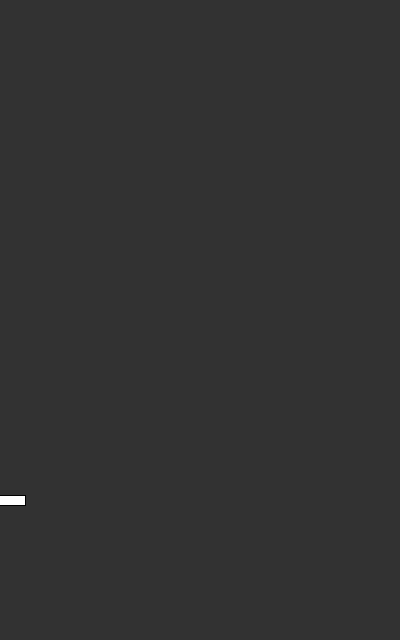
Frame 1 (no input)
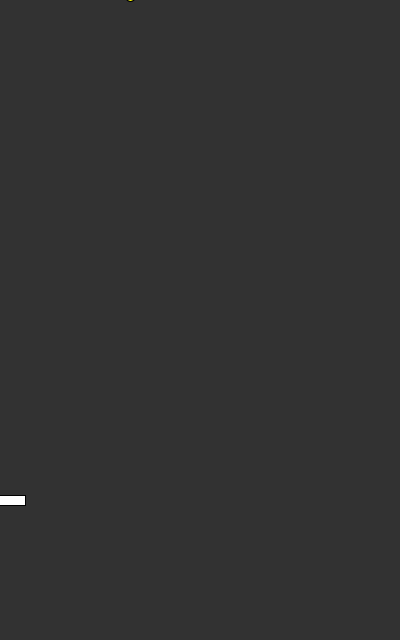
Frame 60 (the mouse pressed at the canvas centre just before this capture)
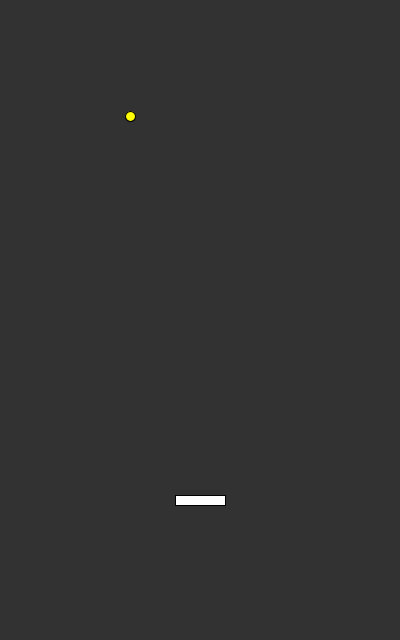
Frame 120 (the mouse held since frame 60 and released just before this capture)

The Processing sketch that drew these frames (run headless with seeded random() and noise(); from frame 60 on, the mouse is pressed at the canvas centre):

// Processing sketch: CatcherTutorialLevel3A3
// ── CatcherTutorialLevel3A3.pde
float playerPosX;
Game game;

void setup() {
  size(400, 640);
  game = new Game();
}

void draw() {
  background(50);
  if (mousePressed) {
    playerPosX = mouseX;
  }
  game.execute();
}
// ── Catcher.pde
class Catcher {
  PShape c;
  float yPos;
  float xPos;

  public Catcher( ) {
    rectMode(CENTER);
    fill(255);
    c = createShape(RECT, 0, 0, 50, 10);
    yPos = 500;
  }

  void draw() {
    xPos = playerPosX;
    shape(c, xPos, yPos);
  }
}
// ── Coin.pde
class Coin {
  PShape c;
  float xPos;

  public Coin() {
    ellipseMode(CENTER);
    c = createShape(ELLIPSE, 0, 0, 10, 10);
    c.setFill(color(255, 255, 0));
    xPos = random(10, 400-10);
  }

  void display( ) {
    shape(c, xPos, -10);
    c.translate(0, 2);
  }
}
// ── Game.pde
import java.util.Stack;

class Game {

  ArrayList<Coin> coinListInGame = new ArrayList<Coin>();
  Stack<Coin> waitingStack = new Stack();

  Catcher catcher;

  int interval = 1000;
  int savedTime = millis();

  public Game () {
    catcher = new Catcher();
    for (int i = 0; i < 6; i++) {
      Coin coin = new Coin();
      waitingStack.push(coin);
    }
  }


  void execute() {
    catcher.draw();
    if (isTimeForNextOne() && !waitingStack.isEmpty()) {
      Coin newCoin = waitingStack.pop();
      coinListInGame.add(newCoin);
    }

    for (int i = 0; i < coinListInGame.size(); i++) {
      Coin currentCoin = coinListInGame.get(i);
      currentCoin.display();
    }
  }

  boolean isTimeForNextOne( ) {
    int currentTime = millis();
    if (savedTime + interval < currentTime) {
      savedTime = currentTime;
      return true;
    }
    return false;
  }
}
